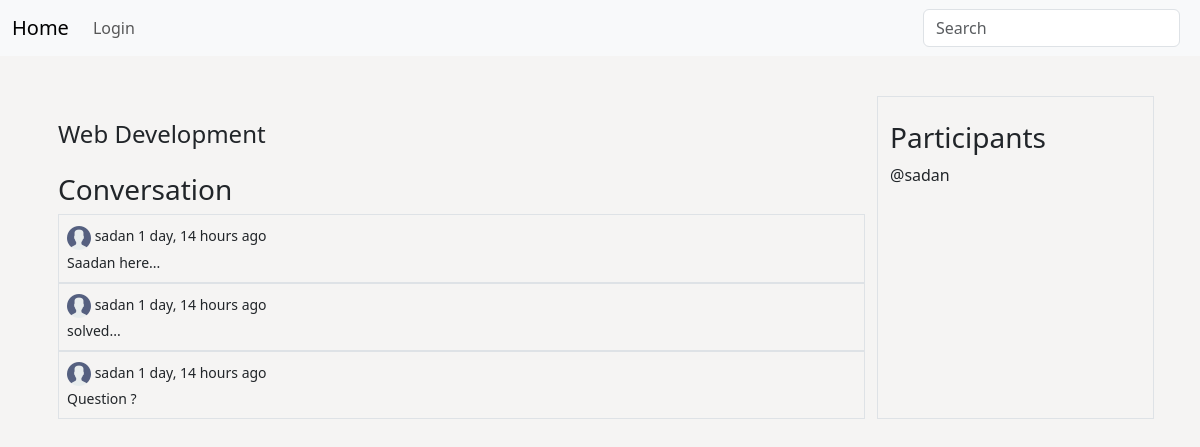
The page /room/4/ on the database its author committed.
### app/models.py (models this page shows, shortened)
class Room(models.Model):
    host = models.ForeignKey(User, on_delete=models.CASCADE, null=True)
    topic = models.ForeignKey(Topic, on_delete=models.SET_NULL, null=True)
    participants = models.ManyToManyField(User, related_name='participants')
    name = models.CharField(max_length=100)
    description = models.TextField(null=True,blank=True)
    updated = models.DateTimeField(auto_now=True) # Time will be changed on update
    created = models.DateTimeField(auto_now_add=True)
    class Meta:
        ordering = ['-updated','-created']

class Message(models.Model):
    user = models.ForeignKey(User, on_delete=models.CASCADE)
    room = models.ForeignKey(Room, on_delete=models.CASCADE)
    body = models.TextField()
    updated = models.DateTimeField(auto_now=True)
    created = models.DateTimeField(auto_now_add=True)
    class Meta:
        ordering = ['-updated','-created']

class User(AbstractUser):
    name = models.CharField(max_length=100, null=True)
    email = models.EmailField(unique=True)
    bio = models.TextField(null=True)
    avatar = models.ImageField(null=True,default='avatar.png')
    USERNAME_FIELD = 'email'
    REQUIRED_FIELDS = []

### app/views.py (the view, shortened to what this page needs)
# urls.py: path('room/<str:pk>/',views.room, name='room'),
def room(request,pk):
    room = Room.objects.get(id = pk)
    room_messages = room.message_set.all()
    parts = room.participants.all()
    context = {'room':room,'room_messages':room_messages,'part':parts}
    return render(request,'room.html',context)

### templates/room.html (shortened to what this page needs)
{% extends 'main.html' %}
{% load static %}
{% block content %}
<div class="container my-4">
       <div class="row p-3">
              <div class="col-9">
                     <div class="my-4">
                            <h4>{{room.name}}</h4>
                     </div>
                     <div>
                          <h3>Conversation</h3>
                           {% for message in room_messages %}
                            <div id="cross" class="border p-2">
                                   <small>
                                   <img src="{{message.user.avatar.url}}" alt="">
                                   {{message.user.username}}  {{message.created|timesince}} ago
                                   </small>
                                   <br>
                                   <small>{{message.body}}</small>
                            </div>
                           {% endfor %}
                     </div>
              </div>
              <div class="col border">
                     <div class="my-4">
                            <h3>Participants</h3>
                            {% for p in part %}
                            <div>
                                   @{{p.username}}
                            </div>
                            {% endfor %}
                     </div>
              </div>
       </div>
</div>
{% endblock %}

### templates/room.html (style rules this page uses)
body { background-color: #f5f4f3; }

### rows shown on the page
Room: name "Web Development"
Message: user.avatar (picture), user.username "sadan", created "1 day, 14 hours", body "Saadan here..."
Message: user.avatar (picture), user.username "sadan", created "1 day, 14 hours", body "solved..."
Message: user.avatar (picture), user.username "sadan", created "1 day, 14 hours", body "Question ?"
User: username "sadan"
